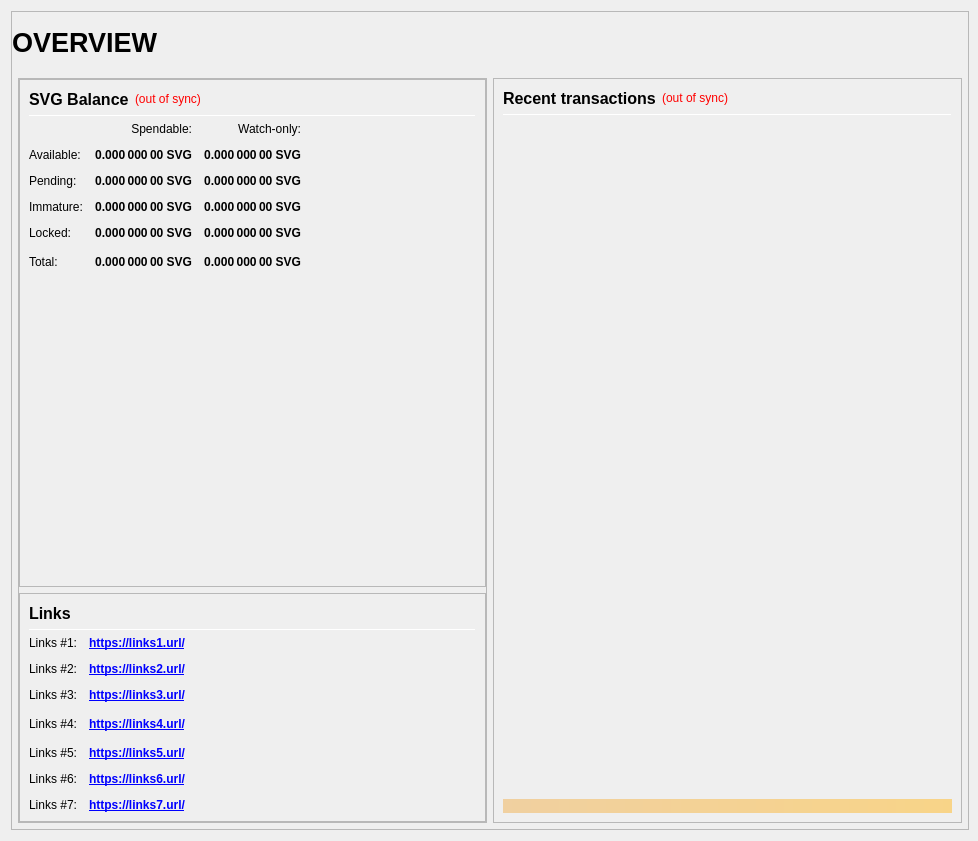
<?xml version="1.0" encoding="UTF-8"?>
<ui version="4.0">
 <class>OverviewPage</class>
 <widget class="QWidget" name="OverviewPage">
  <property name="geometry">
   <rect>
    <x>0</x>
    <y>0</y>
    <width>978</width>
    <height>841</height>
   </rect>
  </property>
  <property name="minimumSize">
   <size>
    <width>960</width>
    <height>682</height>
   </size>
  </property>
  <property name="windowTitle">
   <string>Form</string>
  </property>
  <layout class="QVBoxLayout" name="topLayout" stretch="1">
   <property name="rightMargin">
    <number>9</number>
   </property>
   <item>
    <widget class="QFrame" name="frame_BG">
     <property name="minimumSize">
      <size>
       <width>850</width>
       <height>610</height>
      </size>
     </property>
     <property name="maximumSize">
      <size>
       <width>16777215</width>
       <height>16777215</height>
      </size>
     </property>
     <property name="frameShape">
      <enum>QFrame::StyledPanel</enum>
     </property>
     <property name="frameShadow">
      <enum>QFrame::Raised</enum>
     </property>
     <layout class="QVBoxLayout" name="verticalLayout_3" stretch="1">
      <property name="leftMargin">
       <number>0</number>
      </property>
      <property name="topMargin">
       <number>0</number>
      </property>
      <property name="rightMargin">
       <number>0</number>
      </property>
      <property name="bottomMargin">
       <number>6</number>
      </property>
      <item>
       <layout class="QVBoxLayout" name="verticalLayout_Master" stretch="0,1">
        <property name="leftMargin">
         <number>0</number>
        </property>
        <property name="topMargin">
         <number>0</number>
        </property>
        <property name="rightMargin">
         <number>0</number>
        </property>
        <property name="bottomMargin">
         <number>0</number>
        </property>
        <item>
         <widget class="QFrame" name="frame_Header">
          <layout class="QVBoxLayout" name="verticalLayout_Header" stretch="0">
           <property name="leftMargin">
            <number>0</number>
           </property>
           <property name="topMargin">
            <number>0</number>
           </property>
           <property name="rightMargin">
            <number>0</number>
           </property>
           <property name="bottomMargin">
            <number>0</number>
           </property>
           <item>
            <layout class="QHBoxLayout" name="horizontalLayout_Header" stretch="1,0,1">
             <property name="spacing">
              <number>6</number>
             </property>
             <item>
              <widget class="QLabel" name="labelOverviewHeaderLeft">
               <property name="minimumSize">
                <size>
                 <width>464</width>
                 <height>60</height>
                </size>
               </property>
               <property name="maximumSize">
                <size>
                 <width>16777215</width>
                 <height>60</height>
                </size>
               </property>
               <property name="font">
                <font>
                 <pointsize>20</pointsize>
                 <weight>75</weight>
                 <bold>true</bold>
                </font>
               </property>
               <property name="text">
                <string>OVERVIEW</string>
               </property>
               <property name="alignment">
                <set>Qt::AlignLeading|Qt::AlignLeft|Qt::AlignVCenter</set>
               </property>
              </widget>
             </item>
             <item>
              <spacer name="horizontalSpacer_Header">
               <property name="orientation">
                <enum>Qt::Horizontal</enum>
               </property>
               <property name="sizeHint" stdset="0">
                <size>
                 <width>40</width>
                 <height>20</height>
                </size>
               </property>
              </spacer>
             </item>
             <item>
              <widget class="QLabel" name="labelOverviewHeaderRight">
               <property name="minimumSize">
                <size>
                 <width>464</width>
                 <height>60</height>
                </size>
               </property>
               <property name="maximumSize">
                <size>
                 <width>16777215</width>
                 <height>60</height>
                </size>
               </property>
               <property name="font">
                <font>
                 <pointsize>14</pointsize>
                </font>
               </property>
               <property name="text">
                <string/>
               </property>
               <property name="alignment">
                <set>Qt::AlignRight|Qt::AlignTrailing|Qt::AlignVCenter</set>
               </property>
              </widget>
             </item>
            </layout>
           </item>
          </layout>
         </widget>
        </item>
        <item>
         <widget class="QFrame" name="frame_Content">
          <layout class="QVBoxLayout" name="verticalLayout_Content">
           <property name="leftMargin">
            <number>6</number>
           </property>
           <property name="topMargin">
            <number>0</number>
           </property>
           <property name="rightMargin">
            <number>6</number>
           </property>
           <property name="bottomMargin">
            <number>0</number>
           </property>
           <item>
            <layout class="QHBoxLayout" name="horizontalLayout_Content" stretch="1,1">
             <property name="spacing">
              <number>6</number>
             </property>
             <item>
              <layout class="QVBoxLayout" name="verticalLayout_left" stretch="1">
               <item>
                <widget class="QFrame" name="frameObfuscation">
                 <property name="minimumSize">
                  <size>
                   <width>0</width>
                   <height>0</height>
                  </size>
                 </property>
                 <property name="frameShape">
                  <enum>QFrame::StyledPanel</enum>
                 </property>
                 <property name="frameShadow">
                  <enum>QFrame::Raised</enum>
                 </property>
                 <layout class="QVBoxLayout" name="verticalLayout" stretch="0,0,0,0">
                  <property name="leftMargin">
                   <number>0</number>
                  </property>
                  <property name="topMargin">
                   <number>0</number>
                  </property>
                  <property name="rightMargin">
                   <number>0</number>
                  </property>
                  <property name="bottomMargin">
                   <number>0</number>
                  </property>
                  <item>
                   <widget class="QFrame" name="frame_Balances">
                    <property name="frameShape">
                     <enum>QFrame::StyledPanel</enum>
                    </property>
                    <property name="frameShadow">
                     <enum>QFrame::Raised</enum>
                    </property>
                    <layout class="QVBoxLayout" name="verticalLayout_4">
                     <item>
                      <layout class="QHBoxLayout" name="horizontalLayout_4">
                       <item>
                        <widget class="QLabel" name="label_5">
                         <property name="minimumSize">
                          <size>
                           <width>0</width>
                           <height>20</height>
                          </size>
                         </property>
                         <property name="font">
                          <font>
                           <pointsize>12</pointsize>
                           <weight>75</weight>
                           <bold>true</bold>
                          </font>
                         </property>
                         <property name="text">
                          <string>SVG Balance</string>
                         </property>
                        </widget>
                       </item>
                       <item>
                        <widget class="QLabel" name="labelWalletStatus">
                         <property name="cursor">
                          <cursorShape>WhatsThisCursor</cursorShape>
                         </property>
                         <property name="toolTip">
                          <string>The displayed information may be out of date. Your wallet automatically synchronizes with the KYD network after a connection is established, but this process has not completed yet.</string>
                         </property>
                         <property name="styleSheet">
                          <string notr="true">QLabel { color: red; }</string>
                         </property>
                         <property name="text">
                          <string notr="true">(out of sync)</string>
                         </property>
                         <property name="alignment">
                          <set>Qt::AlignLeading|Qt::AlignLeft|Qt::AlignVCenter</set>
                         </property>
                        </widget>
                       </item>
                       <item>
                        <spacer name="horizontalSpacer_3">
                         <property name="orientation">
                          <enum>Qt::Horizontal</enum>
                         </property>
                         <property name="sizeHint" stdset="0">
                          <size>
                           <width>40</width>
                           <height>20</height>
                          </size>
                         </property>
                        </spacer>
                       </item>
                      </layout>
                     </item>
                     <item>
                      <widget class="Line" name="line_Balance">
                       <property name="minimumSize">
                        <size>
                         <width>0</width>
                         <height>1</height>
                        </size>
                       </property>
                       <property name="maximumSize">
                        <size>
                         <width>16777215</width>
                         <height>1</height>
                        </size>
                       </property>
                       <property name="orientation">
                        <enum>Qt::Horizontal</enum>
                       </property>
                      </widget>
                     </item>
                     <item>
                      <layout class="QGridLayout" name="gridLayout">
                       <property name="spacing">
                        <number>12</number>
                       </property>
                       <item row="0" column="1">
                        <widget class="QLabel" name="labelSpendable">
                         <property name="text">
                          <string>Spendable:</string>
                         </property>
                         <property name="alignment">
                          <set>Qt::AlignRight|Qt::AlignTrailing|Qt::AlignVCenter</set>
                         </property>
                        </widget>
                       </item>
                       <item row="0" column="2">
                        <widget class="QLabel" name="labelWatchonly">
                         <property name="text">
                          <string>Watch-only:</string>
                         </property>
                         <property name="alignment">
                          <set>Qt::AlignRight|Qt::AlignTrailing|Qt::AlignVCenter</set>
                         </property>
                        </widget>
                       </item>
                       <item row="1" column="0">
                        <widget class="QLabel" name="labelBalanceText">
                         <property name="text">
                          <string>Available:</string>
                         </property>
                        </widget>
                       </item>
                       <item row="1" column="1">
                        <widget class="QLabel" name="labelBalance">
                         <property name="font">
                          <font>
                           <weight>75</weight>
                           <bold>true</bold>
                          </font>
                         </property>
                         <property name="cursor">
                          <cursorShape>IBeamCursor</cursorShape>
                         </property>
                         <property name="toolTip">
                          <string>Your current spendable balance</string>
                         </property>
                         <property name="text">
                          <string notr="true">0.000 000 00 SVG</string>
                         </property>
                         <property name="alignment">
                          <set>Qt::AlignRight|Qt::AlignTrailing|Qt::AlignVCenter</set>
                         </property>
                         <property name="textInteractionFlags">
                          <set>Qt::LinksAccessibleByMouse|Qt::TextSelectableByKeyboard|Qt::TextSelectableByMouse</set>
                         </property>
                        </widget>
                       </item>
                       <item row="1" column="2">
                        <widget class="QLabel" name="labelWatchAvailable">
                         <property name="font">
                          <font>
                           <weight>75</weight>
                           <bold>true</bold>
                          </font>
                         </property>
                         <property name="cursor">
                          <cursorShape>IBeamCursor</cursorShape>
                         </property>
                         <property name="toolTip">
                          <string>Your current balance in watch-only addresses</string>
                         </property>
                         <property name="text">
                          <string notr="true">0.000 000 00 SVG</string>
                         </property>
                         <property name="alignment">
                          <set>Qt::AlignRight|Qt::AlignTrailing|Qt::AlignVCenter</set>
                         </property>
                         <property name="textInteractionFlags">
                          <set>Qt::LinksAccessibleByMouse|Qt::TextSelectableByKeyboard|Qt::TextSelectableByMouse</set>
                         </property>
                        </widget>
                       </item>
                       <item row="2" column="0">
                        <widget class="QLabel" name="labelPendingText">
                         <property name="text">
                          <string>Pending:</string>
                         </property>
                        </widget>
                       </item>
                       <item row="2" column="1">
                        <widget class="QLabel" name="labelUnconfirmed">
                         <property name="font">
                          <font>
                           <weight>75</weight>
                           <bold>true</bold>
                          </font>
                         </property>
                         <property name="cursor">
                          <cursorShape>IBeamCursor</cursorShape>
                         </property>
                         <property name="toolTip">
                          <string>Total of transactions that have yet to be confirmed, and do not yet count toward the spendable balance</string>
                         </property>
                         <property name="text">
                          <string notr="true">0.000 000 00 SVG</string>
                         </property>
                         <property name="alignment">
                          <set>Qt::AlignRight|Qt::AlignTrailing|Qt::AlignVCenter</set>
                         </property>
                         <property name="textInteractionFlags">
                          <set>Qt::LinksAccessibleByMouse|Qt::TextSelectableByKeyboard|Qt::TextSelectableByMouse</set>
                         </property>
                        </widget>
                       </item>
                       <item row="2" column="2">
                        <widget class="QLabel" name="labelWatchPending">
                         <property name="font">
                          <font>
                           <weight>75</weight>
                           <bold>true</bold>
                          </font>
                         </property>
                         <property name="cursor">
                          <cursorShape>IBeamCursor</cursorShape>
                         </property>
                         <property name="toolTip">
                          <string>Unconfirmed transactions to watch-only addresses</string>
                         </property>
                         <property name="text">
                          <string notr="true">0.000 000 00 SVG</string>
                         </property>
                         <property name="alignment">
                          <set>Qt::AlignRight|Qt::AlignTrailing|Qt::AlignVCenter</set>
                         </property>
                         <property name="textInteractionFlags">
                          <set>Qt::LinksAccessibleByMouse|Qt::TextSelectableByKeyboard|Qt::TextSelectableByMouse</set>
                         </property>
                        </widget>
                       </item>
                       <item row="3" column="0">
                        <widget class="QLabel" name="labelImmatureText">
                         <property name="text">
                          <string>Immature:</string>
                         </property>
                        </widget>
                       </item>
                       <item row="3" column="1">
                        <widget class="QLabel" name="labelImmature">
                         <property name="font">
                          <font>
                           <weight>75</weight>
                           <bold>true</bold>
                          </font>
                         </property>
                         <property name="cursor">
                          <cursorShape>IBeamCursor</cursorShape>
                         </property>
                         <property name="toolTip">
                          <string>Staked or masternode rewards that has not yet matured</string>
                         </property>
                         <property name="text">
                          <string notr="true">0.000 000 00 SVG</string>
                         </property>
                         <property name="alignment">
                          <set>Qt::AlignRight|Qt::AlignTrailing|Qt::AlignVCenter</set>
                         </property>
                         <property name="textInteractionFlags">
                          <set>Qt::LinksAccessibleByMouse|Qt::TextSelectableByKeyboard|Qt::TextSelectableByMouse</set>
                         </property>
                        </widget>
                       </item>
                       <item row="3" column="2">
                        <widget class="QLabel" name="labelWatchImmature">
                         <property name="font">
                          <font>
                           <weight>75</weight>
                           <bold>true</bold>
                          </font>
                         </property>
                         <property name="cursor">
                          <cursorShape>IBeamCursor</cursorShape>
                         </property>
                         <property name="toolTip">
                          <string>Staked or masternode rewards in watch-only addresses that has not yet matured</string>
                         </property>
                         <property name="text">
                          <string notr="true">0.000 000 00 SVG</string>
                         </property>
                         <property name="alignment">
                          <set>Qt::AlignRight|Qt::AlignTrailing|Qt::AlignVCenter</set>
                         </property>
                         <property name="textInteractionFlags">
                          <set>Qt::LinksAccessibleByMouse|Qt::TextSelectableByKeyboard|Qt::TextSelectableByMouse</set>
                         </property>
                        </widget>
                       </item>
                       <item row="4" column="0">
                        <widget class="QLabel" name="labelLockedBalanceText">
                         <property name="toolTip">
                          <string>Locked SVG or Masternode collaterals.</string>
                         </property>
                         <property name="text">
                          <string>Locked:</string>
                         </property>
                        </widget>
                       </item>
                       <item row="4" column="1">
                        <widget class="QLabel" name="labelLockedBalance">
                         <property name="font">
                          <font>
                           <weight>75</weight>
                           <bold>true</bold>
                          </font>
                         </property>
                         <property name="cursor">
                          <cursorShape>IBeamCursor</cursorShape>
                         </property>
                         <property name="toolTip">
                          <string>Locked SVG or Masternode collaterals</string>
                         </property>
                         <property name="text">
                          <string notr="true">0.000 000 00 SVG</string>
                         </property>
                         <property name="alignment">
                          <set>Qt::AlignRight|Qt::AlignTrailing|Qt::AlignVCenter</set>
                         </property>
                         <property name="textInteractionFlags">
                          <set>Qt::LinksAccessibleByMouse|Qt::TextSelectableByKeyboard|Qt::TextSelectableByMouse</set>
                         </property>
                        </widget>
                       </item>
                       <item row="4" column="2">
                        <widget class="QLabel" name="labelWatchLocked">
                         <property name="font">
                          <font>
                           <weight>75</weight>
                           <bold>true</bold>
                          </font>
                         </property>
                         <property name="cursor">
                          <cursorShape>IBeamCursor</cursorShape>
                         </property>
                         <property name="toolTip">
                          <string>Current locked balance in watch-only addresses</string>
                         </property>
                         <property name="text">
                          <string notr="true">0.000 000 00 SVG</string>
                         </property>
                         <property name="alignment">
                          <set>Qt::AlignRight|Qt::AlignTrailing|Qt::AlignVCenter</set>
                         </property>
                         <property name="textInteractionFlags">
                          <set>Qt::LinksAccessibleByMouse|Qt::TextSelectableByKeyboard|Qt::TextSelectableByMouse</set>
                         </property>
                        </widget>
                       </item>
                       <item row="5" column="0">
                        <widget class="QLabel" name="labelTotalText">
                         <property name="toolTip">
                          <string>Your current SVG balance, unconfirmed and immature transactions included</string>
                         </property>
                         <property name="text">
                          <string>Total:</string>
                         </property>
                        </widget>
                       </item>
                       <item row="5" column="1">
                        <widget class="QLabel" name="labelTotal">
                         <property name="font">
                          <font>
                           <weight>75</weight>
                           <bold>true</bold>
                          </font>
                         </property>
                         <property name="cursor">
                          <cursorShape>IBeamCursor</cursorShape>
                         </property>
                         <property name="toolTip">
                          <string>Your current SVG balance, unconfirmed and immature transactions included</string>
                         </property>
                         <property name="text">
                          <string notr="true">0.000 000 00 SVG</string>
                         </property>
                         <property name="alignment">
                          <set>Qt::AlignRight|Qt::AlignTrailing|Qt::AlignVCenter</set>
                         </property>
                         <property name="textInteractionFlags">
                          <set>Qt::LinksAccessibleByMouse|Qt::TextSelectableByKeyboard|Qt::TextSelectableByMouse</set>
                         </property>
                        </widget>
                       </item>
                       <item row="5" column="2">
                        <widget class="QLabel" name="labelWatchTotal">
                         <property name="font">
                          <font>
                           <weight>75</weight>
                           <bold>true</bold>
                          </font>
                         </property>
                         <property name="cursor">
                          <cursorShape>IBeamCursor</cursorShape>
                         </property>
                         <property name="toolTip">
                          <string>Current total balance in watch-only addresses</string>
                         </property>
                         <property name="text">
                          <string notr="true">0.000 000 00 SVG</string>
                         </property>
                         <property name="alignment">
                          <set>Qt::AlignRight|Qt::AlignTrailing|Qt::AlignVCenter</set>
                         </property>
                         <property name="textInteractionFlags">
                          <set>Qt::LinksAccessibleByMouse|Qt::TextSelectableByKeyboard|Qt::TextSelectableByMouse</set>
                         </property>
                        </widget>
                       </item>
                       <item row="5" column="3">
                        <spacer name="horizontalSpacer_9">
                         <property name="orientation">
                          <enum>Qt::Horizontal</enum>
                         </property>
                         <property name="sizeHint" stdset="0">
                          <size>
                           <width>40</width>
                           <height>20</height>
                          </size>
                         </property>
                        </spacer>
                       </item>
                      </layout>
                     </item>
                     <item>
                      <spacer name="verticalSpacer_1">
                       <property name="orientation">
                        <enum>Qt::Vertical</enum>
                       </property>
                       <property name="sizeHint" stdset="0">
                        <size>
                         <width>20</width>
                         <height>40</height>
                        </size>
                       </property>
                      </spacer>
                     </item>
                    </layout>
                   </widget>
                  </item>
                  <item>
                   <widget class="QFrame" name="frame_Links">
                    <property name="frameShape">
                     <enum>QFrame::StyledPanel</enum>
                    </property>
                    <property name="frameShadow">
                     <enum>QFrame::Raised</enum>
                    </property>
                    <layout class="QVBoxLayout" name="verticalLayout_Links">
                     <item>
                      <layout class="QHBoxLayout" name="horizontalLayout_Links_1" stretch="0,0">
                       <item>
                        <widget class="QLabel" name="label_Links_title">
                         <property name="minimumSize">
                          <size>
                           <width>0</width>
                           <height>20</height>
                          </size>
                         </property>
                         <property name="font">
                          <font>
                           <pointsize>12</pointsize>
                           <weight>75</weight>
                           <bold>true</bold>
                          </font>
                         </property>
                         <property name="text">
                          <string>Links</string>
                         </property>
                        </widget>
                       </item>
                       <item>
                        <spacer name="horizontalSpacer_Links_1">
                         <property name="orientation">
                          <enum>Qt::Horizontal</enum>
                         </property>
                         <property name="sizeHint" stdset="0">
                          <size>
                           <width>40</width>
                           <height>20</height>
                          </size>
                         </property>
                        </spacer>
                       </item>
                      </layout>
                     </item>
                     <item>
                      <widget class="Line" name="line_Links">
                       <property name="minimumSize">
                        <size>
                         <width>0</width>
                         <height>1</height>
                        </size>
                       </property>
                       <property name="maximumSize">
                        <size>
                         <width>16777215</width>
                         <height>1</height>
                        </size>
                       </property>
                       <property name="orientation">
                        <enum>Qt::Horizontal</enum>
                       </property>
                      </widget>
                     </item>
                     <item>
                      <layout class="QGridLayout" name="gridLayout_Links">
                       <property name="spacing">
                        <number>12</number>
                       </property>
                       <item row="1" column="0">
                        <widget class="QLabel" name="labelLinks1">
                         <property name="text">
                          <string>Links #1:</string>
                         </property>
                        </widget>
                       </item>
                       <item row="1" column="1">
                        <widget class="QLabel" name="labelLinksUrl1">
                         <property name="font">
                          <font>
                           <weight>75</weight>
                           <bold>true</bold>
                          </font>
                         </property>
                         <property name="text">
                          <string notr="true">&lt;a href=&quot;https://links1.url/&quot;&gt;https://links1.url/&lt;/a&gt;</string>
                         </property>
                         <property name="textFormat">
                          <enum>Qt::RichText</enum>
                         </property>
                         <property name="alignment">
                          <set>Qt::AlignLeading|Qt::AlignLeft|Qt::AlignVCenter</set>
                         </property>
                         <property name="openExternalLinks">
                          <bool>true</bool>
                         </property>
                        </widget>
                       </item>
                       <item row="2" column="0">
                        <widget class="QLabel" name="labelLinks2">
                         <property name="text">
                          <string>Links #2:</string>
                         </property>
                        </widget>
                       </item>
                       <item row="2" column="1">
                        <widget class="QLabel" name="labelLinksUrl2">
                         <property name="font">
                          <font>
                           <weight>75</weight>
                           <bold>true</bold>
                          </font>
                         </property>
                         <property name="text">
                          <string notr="true">&lt;a href=&quot;https://links2.url/&quot;&gt;https://links2.url/&lt;/a&gt;</string>
                         </property>
                         <property name="alignment">
                          <set>Qt::AlignLeading|Qt::AlignLeft|Qt::AlignVCenter</set>
                         </property>
                         <property name="openExternalLinks">
                          <bool>true</bool>
                         </property>
                        </widget>
                       </item>
                       <item row="3" column="0">
                        <widget class="QLabel" name="labelLinks3">
                         <property name="text">
                          <string>Links #3:</string>
                         </property>
                        </widget>
                       </item>
                       <item row="3" column="1">
                        <widget class="QLabel" name="labelLinksUrl3">
                         <property name="font">
                          <font>
                           <weight>75</weight>
                           <bold>true</bold>
                          </font>
                         </property>
                         <property name="text">
                          <string notr="true">&lt;a href=&quot;https://links3.url/&quot;&gt;https://links3.url/&lt;/a&gt;</string>
                         </property>
                         <property name="alignment">
                           <set>Qt::AlignLeading|Qt::AlignLeft|Qt::AlignVCenter</set>
                         </property>
                         <property name="openExternalLinks">
                          <bool>true</bool>
                         </property>
                        </widget>
                       </item>
                       <item row="4" column="0">
                        <widget class="QLabel" name="labelLinks4">
                         <property name="text">
                          <string>Links #4:</string>
                         </property>
                        </widget>
                       </item>
                       <item row="4" column="1">
                        <widget class="QLabel" name="labelLinksUrl4">
                         <property name="font">
                          <font>
                           <weight>75</weight>
                           <bold>true</bold>
                          </font>
                         </property>
                         <property name="text">
                          <string notr="true">&lt;a href=&quot;https://links4.url/&quot;&gt;https://links4.url/&lt;/a&gt;</string>
                         </property>
                         <property name="alignment">
                           <set>Qt::AlignLeading|Qt::AlignLeft|Qt::AlignVCenter</set>
                         </property>
                         <property name="openExternalLinks">
                          <bool>true</bool>
                         </property>
                        </widget>
                       </item>
                       <item row="4" column="2">
                        <spacer name="horizontalSpacer_Links_2">
                         <property name="orientation">
                          <enum>Qt::Horizontal</enum>
                         </property>
                         <property name="sizeHint" stdset="0">
                          <size>
                           <width>40</width>
                           <height>20</height>
                          </size>
                         </property>
                        </spacer>
                       </item>
                       <item row="5" column="0">
                        <widget class="QLabel" name="labelLinks5">
                         <property name="text">
                          <string>Links #5:</string>
                         </property>
                        </widget>
                       </item>
                       <item row="5" column="1">
                        <widget class="QLabel" name="labelLinksUrl5">
                         <property name="font">
                          <font>
                           <weight>75</weight>
                           <bold>true</bold>
                          </font>
                         </property>
                         <property name="text">
                          <string notr="true">&lt;a href=&quot;https://links5.url/&quot;&gt;https://links5.url/&lt;/a&gt;</string>
                         </property>
                         <property name="alignment">
                           <set>Qt::AlignLeading|Qt::AlignLeft|Qt::AlignVCenter</set>
                         </property>
                         <property name="openExternalLinks">
                          <bool>true</bool>
                         </property>
                        </widget>
                       </item>
                       <item row="6" column="0">
                        <widget class="QLabel" name="labelLinks6">
                         <property name="text">
                          <string>Links #6:</string>
                         </property>
                        </widget>
                       </item>
                       <item row="6" column="1">
                        <widget class="QLabel" name="labelLinksUrl6">
                         <property name="font">
                          <font>
                           <weight>75</weight>
                           <bold>true</bold>
                          </font>
                         </property>
                         <property name="text">
                          <string notr="true">&lt;a href=&quot;https://links6.url/&quot;&gt;https://links6.url/&lt;/a&gt;</string>
                         </property>
                         <property name="alignment">
                           <set>Qt::AlignLeading|Qt::AlignLeft|Qt::AlignVCenter</set>
                         </property>
                         <property name="openExternalLinks">
                          <bool>true</bool>
                         </property>
                        </widget>
                       </item>
                       <item row="7" column="0">
                        <widget class="QLabel" name="labelLinks7">
                         <property name="text">
                          <string>Links #7:</string>
                         </property>
                        </widget>
                       </item>
                       <item row="7" column="1">
                        <widget class="QLabel" name="labelLinksUrl7">
                         <property name="font">
                          <font>
                           <weight>75</weight>
                           <bold>true</bold>
                          </font>
                         </property>
                         <property name="text">
                          <string notr="true">&lt;a href=&quot;https://links7.url/&quot;&gt;https://links7.url/&lt;/a&gt;</string>
                         </property>
                         <property name="alignment">
                           <set>Qt::AlignLeading|Qt::AlignLeft|Qt::AlignVCenter</set>
                         </property>
                         <property name="openExternalLinks">
                          <bool>true</bool>
                         </property>
                        </widget>
                       </item>
                      </layout>
                     </item>
                    </layout>
                   </widget>
                  </item>
                 </layout>
                </widget>
               </item>
              </layout>
             </item>
             <item>
              <layout class="QVBoxLayout" name="verticalLayout_right" stretch="1">
               <item>
                <widget class="QFrame" name="frame_RecentTransactions">
                 <property name="minimumSize">
                  <size>
                   <width>0</width>
                   <height>0</height>
                  </size>
                 </property>
                 <property name="frameShape">
                  <enum>QFrame::StyledPanel</enum>
                 </property>
                 <property name="frameShadow">
                  <enum>QFrame::Raised</enum>
                 </property>
                 <layout class="QVBoxLayout" name="verticalLayout_1" stretch="0,0,0,0,0">
                  <item>
                   <layout class="QHBoxLayout" name="horizontalLayout_2">
                    <item>
                     <widget class="QLabel" name="label_4">
                      <property name="minimumSize">
                       <size>
                        <width>0</width>
                        <height>20</height>
                       </size>
                      </property>
                      <property name="font">
                       <font>
                        <pointsize>12</pointsize>
                        <weight>75</weight>
                        <bold>true</bold>
                       </font>
                      </property>
                      <property name="text">
                       <string>Recent transactions</string>
                      </property>
                     </widget>
                    </item>
                    <item>
                     <widget class="QLabel" name="labelTransactionsStatus">
                      <property name="cursor">
                       <cursorShape>WhatsThisCursor</cursorShape>
                      </property>
                      <property name="toolTip">
                       <string>The displayed information may be out of date. Your wallet automatically synchronizes with the SVG network after a connection is established, but this process has not completed yet.</string>
                      </property>
                      <property name="styleSheet">
                       <string notr="true">QLabel { color: red; }</string>
                      </property>
                      <property name="text">
                       <string notr="true">(out of sync)</string>
                      </property>
                      <property name="alignment">
                       <set>Qt::AlignRight|Qt::AlignTrailing|Qt::AlignVCenter</set>
                      </property>
                     </widget>
                    </item>
                    <item>
                     <spacer name="horizontalSpacer">
                      <property name="orientation">
                       <enum>Qt::Horizontal</enum>
                      </property>
                      <property name="sizeHint" stdset="0">
                       <size>
                        <width>40</width>
                        <height>20</height>
                       </size>
                      </property>
                     </spacer>
                    </item>
                   </layout>
                  </item>
                  <item>
                   <widget class="Line" name="line">
                    <property name="minimumSize">
                     <size>
                      <width>0</width>
                      <height>1</height>
                     </size>
                    </property>
                    <property name="maximumSize">
                     <size>
                      <width>16777215</width>
                      <height>1</height>
                     </size>
                    </property>
                    <property name="orientation">
                     <enum>Qt::Horizontal</enum>
                    </property>
                   </widget>
                  </item>
                  <item>
                   <widget class="QListView" name="listTransactions">
                    <property name="minimumSize">
                     <size>
                      <width>0</width>
                      <height>0</height>
                     </size>
                    </property>
                    <property name="styleSheet">
                     <string notr="true">QListView { background: transparent; }</string>
                    </property>
                    <property name="frameShape">
                     <enum>QFrame::NoFrame</enum>
                    </property>
                    <property name="verticalScrollBarPolicy">
                     <enum>Qt::ScrollBarAlwaysOff</enum>
                    </property>
                    <property name="horizontalScrollBarPolicy">
                     <enum>Qt::ScrollBarAlwaysOff</enum>
                    </property>
                    <property name="selectionMode">
                     <enum>QAbstractItemView::NoSelection</enum>
                    </property>
                   </widget>
                  </item>
                  <item>
                   <spacer name="verticalSpacer_2">
                    <property name="orientation">
                     <enum>Qt::Vertical</enum>
                    </property>
                    <property name="sizeType">
                     <enum>QSizePolicy::Expanding</enum>
                    </property>
                    <property name="sizeHint" stdset="0">
                     <size>
                      <width>20</width>
                      <height>40</height>
                     </size>
                    </property>
                   </spacer>
                  </item>
                  <item>
                   <widget class="QLabel" name="labelAlerts">
                    <property name="maximumSize">
                     <size>
                      <width>16777215</width>
                      <height>16777215</height>
                     </size>
                    </property>
                    <property name="styleSheet">
                     <string notr="true">background-color: qlineargradient(x1: 0, y1: 0, x2: 1, y2: 0, stop:0 #F0D0A0, stop:1 #F8D488); color:#000000;</string>
                    </property>
                    <property name="text">
                     <string/>
                    </property>
                    <property name="wordWrap">
                     <bool>true</bool>
                    </property>
                    <property name="margin">
                     <number>3</number>
                    </property>
                   </widget>
                  </item>
                 </layout>
                </widget>
               </item>
              </layout>
             </item>
            </layout>
           </item>
          </layout>
         </widget>
        </item>
       </layout>
      </item>
     </layout>
    </widget>
   </item>
  </layout>
 </widget>
 <resources/>
 <connections/>
</ui>
